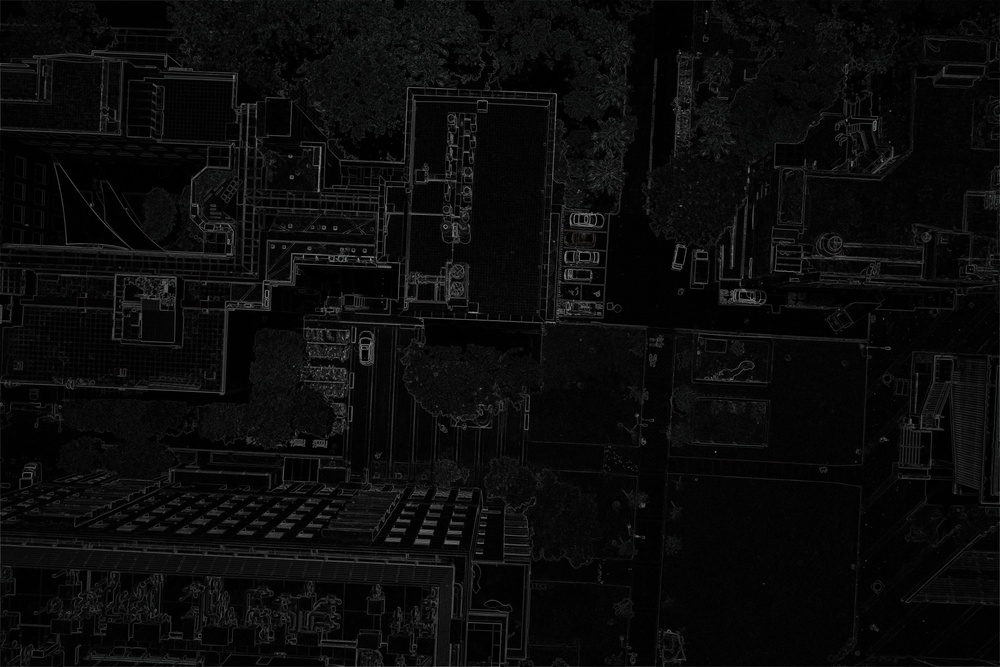
%> input picture Edge Color/test.jpg, 1000 x 667 px, shrunk from 4896 x 3264 before the run
$ octave --eval "result = coloredges(imread('test.jpg'));"   (GNU Octave 9; MATLAB toolbox functions it lacks are replaced by stand-ins)
%> lines starting %> are read from the running program, lines starting %| are printed output that depends on the picture
function [edge_magnitude, edge_orientation] = coloredges(im)
%COLOREDGES Edges of a color image by the max gradient method.
%   [MAGNITUDE, ORIENTATION] = COLOREDGES(IMAGE)
%   Extracts the edges of a color image without converting it to grayscale.
%
%   Changes in color are detected even when the grayscale color of two
%   pixels are the same. The edge strength is typically greater or equal to
%   the magnitude obtained by simply filtering a grayscale image.
%
%   Optionally, the edge orientation can also be returned.
%
%   Example
%   -------
%   The image generated by the example code shows two edge types:
%     White - edges found by both methods.
%     Red - edges found only by the color method.
%
%   This clearly shows that a significant amount of information is lost by
%   the standard method, but it is recovered with the gradient method.
%
%     figure, im = imread('peppers.png'); imshow(im)
%
%     %get color edges and normalize magnitude
%     C = coloredges(im);
%     C = C / max(C(:));
%
%     %get grayscale edges and normalize magnitude
%     G_image = single(rgb2gray(im)) / 255;
%     G = sqrt(imfilter(G_image, fspecial('sobel')').^2 + imfilter(G_image, fspecial('sobel')).^2);
%     G = G / max(G(:));
%
%     %show comparison
%     figure, imshow(uint8(255 * cat(3, C, G, G)))
%
%   Algorithm
%   ---------
%   The RGB color of each pixel is treated as a 3D vector, and the strength
%   of the edge is the magnitude of the maximum gradient. This also works
%   if the image is in any other (3-dimensional) color space. Direct
%   formulas for the jacobian eigenvalues were used, so this function is
%   vectorized and yields good results without sacrificing performance.
%
%   Author: Joo F. Henriques
%

	%J is the jacobian, its elements are the partial derivatives of r/g/b
	%with respect to x/y. the edge strength is the greatest eigenvalue of:
	% J'*J
	% =
	% [ rx,  gx,  bx ] * [ rx,  ry ]
	% [ ry,  gy,  by ]   [ gx,  gy ]
	% 	                 [ bx,  by ]
	% =
	% [ rx^2 + gx^2 + bx^2,   rx*ry + gx*gy + bx*by ]
	% [ rx*ry + gx*gy + bx*by,   ry^2 + gy^2 + by^2 ]
	% =
	% [ Jx, Jxy ]
	% [ Jxy, Jy ]

	%smoothed partial derivatives using sobel filter (could use any other)
	im = single(im) / 255;
	yfilter = fspecial('sobel');
	xfilter = yfilter';

	rx = imfilter(im(:,:,1), xfilter);
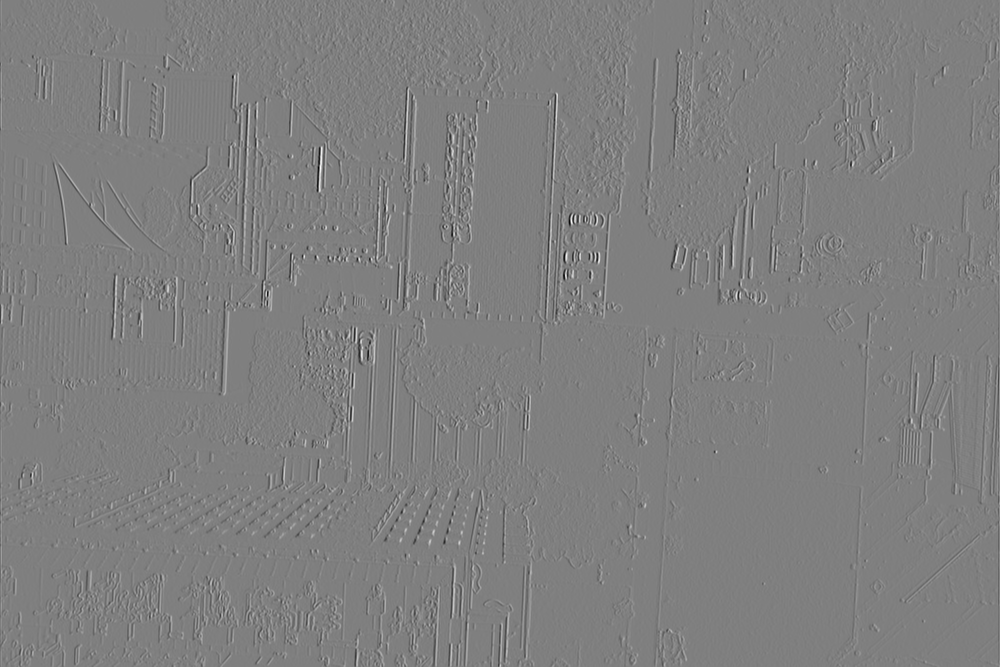
%> rx: size 667x1000 single; min -2.13, max 2.13, mean -0.000157; drawn with min black and max white
	gx = imfilter(im(:,:,2), xfilter);
	bx = imfilter(im(:,:,3), xfilter);

	ry = imfilter(im(:,:,1), yfilter);
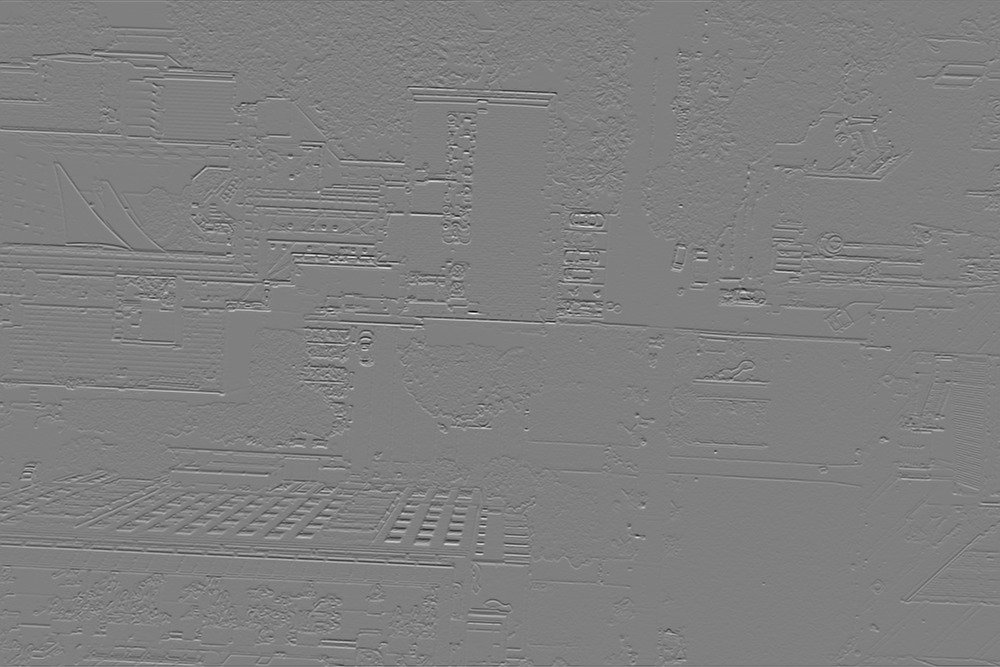
%> ry: size 667x1000 single; min -2.22, max 2.21, mean -0.000221; drawn with min black and max white
	gy = imfilter(im(:,:,2), yfilter);
	by = imfilter(im(:,:,3), yfilter);

	Jx = rx.^2 + gx.^2 + bx.^2;
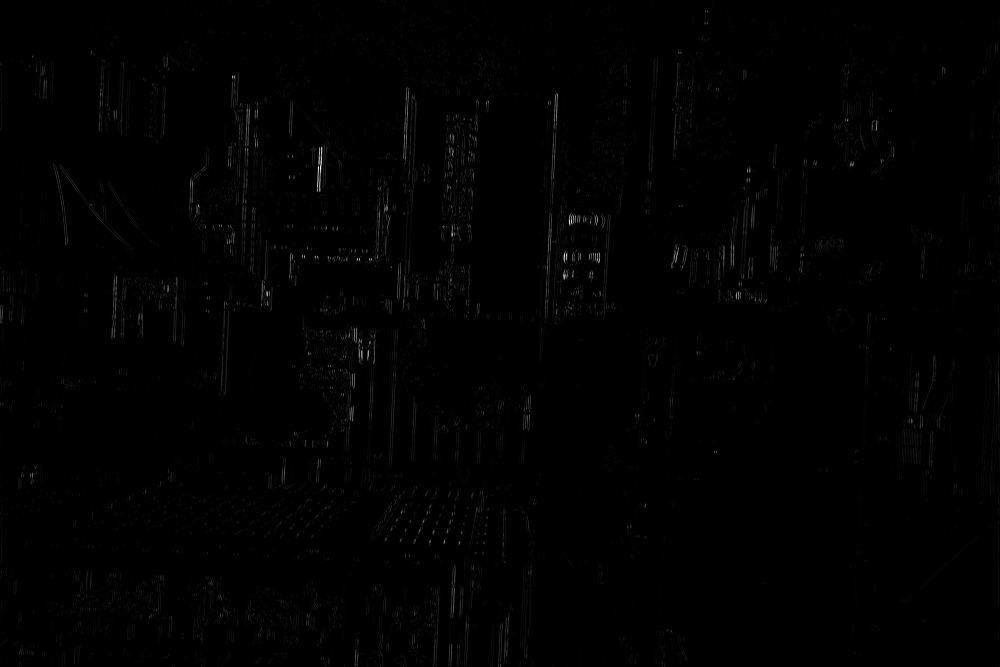
%> Jx: size 667x1000 single; min 0, max 13.6, mean 0.0807; drawn with min black and max white
	Jy = ry.^2 + gy.^2 + by.^2;
	Jxy = rx.*ry + gx.*gy + bx.*by;

	%compute first (greatest) eigenvalue of 2x2 matrix J'*J.
	%note that the abs() is only needed because some values may be slightly
	%negative due to round-off error.
	D = sqrt(abs(Jx.^2 - 2*Jx.*Jy + Jy.^2 + 4*Jxy.^2));
	e1 = (Jx + Jy + D) / 2;
	%the 2nd eigenvalue would be:  e2 = (Jx + Jy - D) / 2;

	edge_magnitude = sqrt(e1);
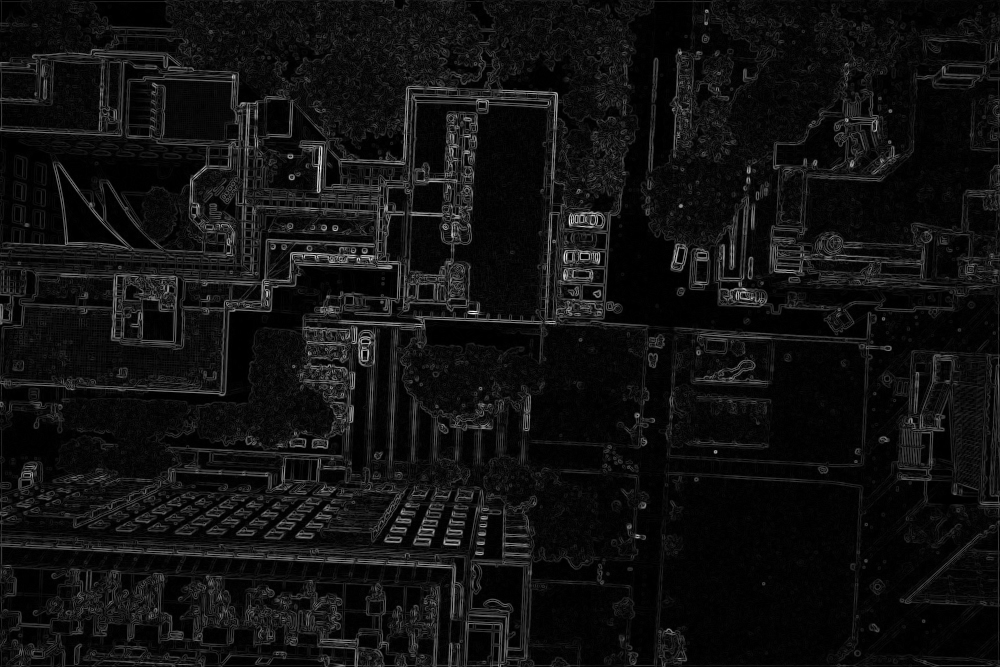
%> edge_magnitude: size 667x1000 single; min 0, max 3.85, mean 0.257; drawn with min black and max white

	if nargout > 1,
		%compute edge orientation (from eigenvector tangent)
		edge_orientation = atan2(-Jxy, e1 - Jy);
	end

end
